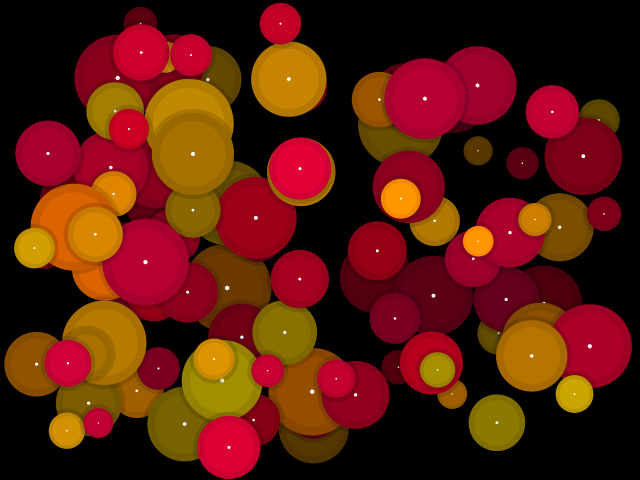
Frame 1 (no input)
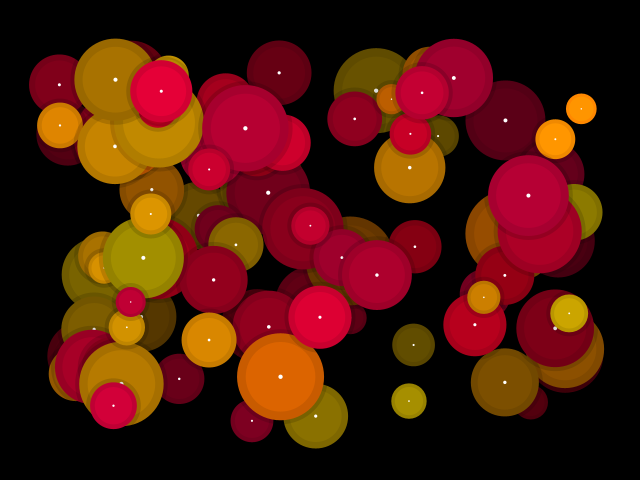
Frame 60 (the mouse pressed at the canvas centre just before this capture)
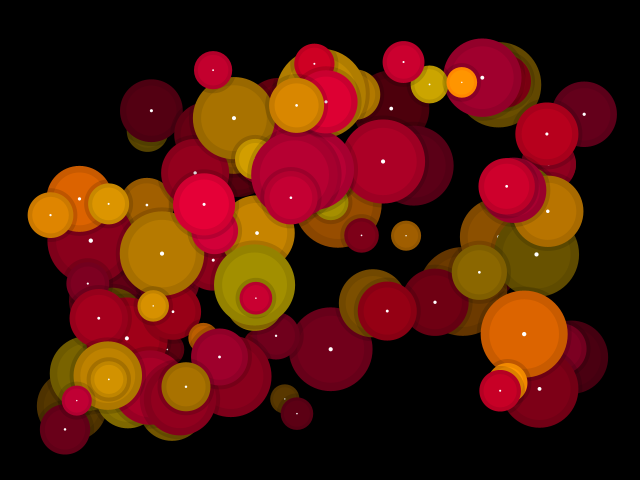
Frame 120 (the mouse held since frame 60 and released just before this capture)

The Processing sketch that drew these frames (run headless with seeded random() and noise(); from frame 60 on, the mouse is pressed at the canvas centre):

// Processing sketch: example07_no_d
// ── example07_no_d.pde
/////////////////////////////////////////////// все о шариках
float offsx = 0, offsy = 0, offsc = 0.1, speed = 1.15, radius = 40, reaction = 0.01, falloff = 0.8, border = 1.0;
int count = 100;
boolean deep = true, shdw = true;

class c_circ
{
  float rad, bord, x, y, dx, dy, xx, yy, ddx, ddy;
  color c;
  c_circ ()
  {
    rad  = random(radius * 0.35, radius * 1.15); bord = rad * border;
    xx = x = random(bord, width - bord);
    yy = y = random(bord, height - bord);
    float d = random(3, 5) * speed;
    ddx = 0; dx  = d * zrandom ();
    ddy = 0; dy  = d * zrandom ();
    if (irandom(1) == 1) c = color (irandom(155, 255), irandom(100, 150), 0); else c = color (irandom(155, 205), 0, irandom(25, 50));
  }
  void regenerate()
  { 
    x += dx; y += dy;
    if ((x > (width - bord)) || (x < bord)) dx = - dx; else if (irandom(37) == 11) dx = - dx;
    if ((y > (height - bord)) || (y < bord)) dy = - dy; else if (irandom(37) == 11) dy = - dy;  
    ddx += (x - xx) * reaction;
    ddy += (y - yy) * reaction;
    ddx *= falloff;
    ddy *= falloff;
    xx += ddx;
    yy += ddy;
  }
  void draw(int i)
  {
    color cc;
    if (deep) { float t = 0.7 * i / count + 0.4; cc = color(red(c) * t, green(c) * t, blue(c) * t); } else cc = c;  
    if (shdw) circle (xx, yy, rad + 4, color(0, 0, 0, 35));
    circle (xx, yy, rad, cc);
    float oc = 1 + offsc;
    circle(xx + offsx * rad * 0.1, yy + offsy * rad * 0.1, 0.8 * rad, color(red(cc) * oc, green(cc) * oc, blue(cc) * oc));
    circle(xx + offsx * rad * 0.25, yy + offsy * rad * 0.25, 0.05 * rad, color(255, 255, 255));
  }
}

c_circ[] circ; 

/////////////////////////////////////////////// обязательные функции
void setup()
{ 
  size(640, 480); smooth(); noStroke(); frameRate(25);
  circ = new c_circ[count];
  for (int i = 0; i < count; i++) circ[i] = new c_circ();  
}

void draw()
{   
  background(0, 0, 0);
  for (int i = 0; i < count; i++)
  { circ[i].regenerate();
    circ[i].draw(i);
  }  
}

/////////////////////////////////////////////// вспомогательные функции
int irandom(int m) { return (int)(random(m) + 0.5); }
int irandom(int mn, int mx) { return (int)(random(mn, mx) + 0.5); }
int zrandom() { return 1 - 2 * irandom(1); }

void circle(float x, float y, float r, color c) { fill(c); ellipse(x, y, r * 2, r * 2); }
